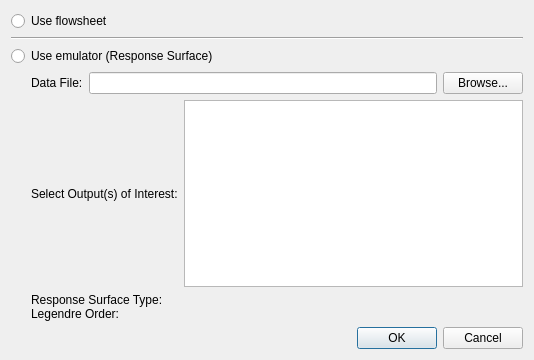
<?xml version="1.0" encoding="UTF-8"?>
<ui version="4.0">
 <class>updateUQModelDialog</class>
 <widget class="QDialog" name="updateUQModelDialog">
  <property name="geometry">
   <rect>
    <x>0</x>
    <y>0</y>
    <width>534</width>
    <height>360</height>
   </rect>
  </property>
  <property name="windowTitle">
   <string>Add New Ensemble - Model Selection</string>
  </property>
  <property name="modal">
   <bool>true</bool>
  </property>
  <layout class="QVBoxLayout" name="verticalLayout">
   <item>
    <widget class="QRadioButton" name="nodeRadioButton">
     <property name="toolTip">
      <string>Choose this option if your simulation model
is a node in the flowsheet.</string>
     </property>
     <property name="text">
      <string>Use flowsheet</string>
     </property>
    </widget>
   </item>
   <item>
    <widget class="Line" name="line">
     <property name="orientation">
      <enum>Qt::Horizontal</enum>
     </property>
    </widget>
   </item>
   <item>
    <widget class="QRadioButton" name="emulatorRadioButton">
     <property name="toolTip">
      <string>Choose this option if you want to train a response
surface that emulates your actual simulation model.
You will need training data saved as a PSUADE file.
If you'd like to change the response surface type and/or
Legendre order, edit these options directly in the file.</string>
     </property>
     <property name="text">
      <string>Use emulator (Response Surface)</string>
     </property>
    </widget>
   </item>
   <item>
    <layout class="QGridLayout" name="gridLayout">
     <item row="1" column="0">
      <spacer name="horizontalSpacer_2">
       <property name="orientation">
        <enum>Qt::Horizontal</enum>
       </property>
       <property name="sizeType">
        <enum>QSizePolicy::Fixed</enum>
       </property>
       <property name="sizeHint" stdset="0">
        <size>
         <width>20</width>
         <height>20</height>
        </size>
       </property>
      </spacer>
     </item>
     <item row="0" column="1">
      <layout class="QHBoxLayout" name="horizontalLayout_2">
       <item>
        <widget class="QLabel" name="dataFileLabel">
         <property name="text">
          <string>Data File:</string>
         </property>
        </widget>
       </item>
       <item>
        <widget class="QLineEdit" name="dataFileEdit">
         <property name="readOnly">
          <bool>true</bool>
         </property>
        </widget>
       </item>
       <item>
        <widget class="QPushButton" name="browseButton">
         <property name="text">
          <string>Browse...</string>
         </property>
        </widget>
       </item>
      </layout>
     </item>
     <item row="1" column="1">
      <layout class="QHBoxLayout" name="horizontalLayout_3">
       <item>
        <widget class="QLabel" name="outputLabel">
         <property name="text">
          <string>Select Output(s) of Interest:</string>
         </property>
        </widget>
       </item>
       <item>
        <widget class="QListWidget" name="outputList"/>
       </item>
      </layout>
     </item>
     <item row="2" column="1">
      <widget class="QLabel" name="fileStatsLabel">
       <property name="text">
        <string>Response Surface Type:
Legendre Order:</string>
       </property>
      </widget>
     </item>
    </layout>
   </item>
   <item>
    <widget class="QDialogButtonBox" name="buttonBox">
     <property name="orientation">
      <enum>Qt::Horizontal</enum>
     </property>
     <property name="standardButtons">
      <set>QDialogButtonBox::Cancel|QDialogButtonBox::Ok</set>
     </property>
    </widget>
   </item>
  </layout>
 </widget>
 <resources/>
 <connections>
  <connection>
   <sender>buttonBox</sender>
   <signal>accepted()</signal>
   <receiver>updateUQModelDialog</receiver>
   <slot>accept()</slot>
   <hints>
    <hint type="sourcelabel">
     <x>248</x>
     <y>254</y>
    </hint>
    <hint type="destinationlabel">
     <x>157</x>
     <y>274</y>
    </hint>
   </hints>
  </connection>
  <connection>
   <sender>buttonBox</sender>
   <signal>rejected()</signal>
   <receiver>updateUQModelDialog</receiver>
   <slot>reject()</slot>
   <hints>
    <hint type="sourcelabel">
     <x>316</x>
     <y>260</y>
    </hint>
    <hint type="destinationlabel">
     <x>286</x>
     <y>274</y>
    </hint>
   </hints>
  </connection>
 </connections>
</ui>
